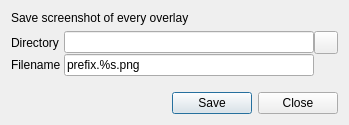
<?xml version="1.0" encoding="UTF-8"?>
<ui version="4.0">
 <class>DialogScreenshotOverlay</class>
 <widget class="QDialog" name="DialogScreenshotOverlay">
  <property name="geometry">
   <rect>
    <x>0</x>
    <y>0</y>
    <width>483</width>
    <height>140</height>
   </rect>
  </property>
  <property name="minimumSize">
   <size>
    <width>400</width>
    <height>0</height>
   </size>
  </property>
  <property name="windowTitle">
   <string>Screenshot</string>
  </property>
  <layout class="QVBoxLayout" name="verticalLayout">
   <property name="sizeConstraint">
    <enum>QLayout::SetFixedSize</enum>
   </property>
   <item>
    <widget class="QLabel" name="label">
     <property name="text">
      <string>Save screenshot of every overlay</string>
     </property>
    </widget>
   </item>
   <item>
    <widget class="QWidget" name="widgetControls" native="true">
     <layout class="QVBoxLayout" name="verticalLayout_2">
      <property name="spacing">
       <number>0</number>
      </property>
      <property name="leftMargin">
       <number>0</number>
      </property>
      <property name="topMargin">
       <number>0</number>
      </property>
      <property name="rightMargin">
       <number>0</number>
      </property>
      <property name="bottomMargin">
       <number>0</number>
      </property>
      <item>
       <layout class="QGridLayout" name="gridLayout">
        <item row="0" column="0">
         <widget class="QLabel" name="label_2">
          <property name="text">
           <string>Directory</string>
          </property>
         </widget>
        </item>
        <item row="0" column="1">
         <widget class="QLineEdit" name="lineEditDirectory">
          <property name="minimumSize">
           <size>
            <width>250</width>
            <height>0</height>
           </size>
          </property>
         </widget>
        </item>
        <item row="0" column="2">
         <widget class="QToolButton" name="toolButtonOpen">
          <property name="text">
           <string/>
          </property>
          <property name="icon">
           <iconset resource="freeview.qrc">
            <normaloff>:/resource/icons/file_open_16.png</normaloff>:/resource/icons/file_open_16.png</iconset>
          </property>
         </widget>
        </item>
        <item row="1" column="0">
         <widget class="QLabel" name="label_3">
          <property name="text">
           <string>Filename </string>
          </property>
         </widget>
        </item>
        <item row="1" column="1">
         <widget class="QLineEdit" name="lineEditFilename">
          <property name="text">
           <string>prefix.%s.png</string>
          </property>
         </widget>
        </item>
       </layout>
      </item>
     </layout>
    </widget>
   </item>
   <item>
    <spacer name="verticalSpacer">
     <property name="orientation">
      <enum>Qt::Vertical</enum>
     </property>
     <property name="sizeType">
      <enum>QSizePolicy::Fixed</enum>
     </property>
     <property name="sizeHint" stdset="0">
      <size>
       <width>20</width>
       <height>10</height>
      </size>
     </property>
    </spacer>
   </item>
   <item>
    <layout class="QHBoxLayout" name="horizontalLayout">
     <item>
      <widget class="QLabel" name="labelProgress">
       <property name="text">
        <string/>
       </property>
      </widget>
     </item>
     <item>
      <spacer name="horizontalSpacer">
       <property name="orientation">
        <enum>Qt::Horizontal</enum>
       </property>
       <property name="sizeHint" stdset="0">
        <size>
         <width>40</width>
         <height>20</height>
        </size>
       </property>
      </spacer>
     </item>
     <item>
      <widget class="QPushButton" name="pushButtonSave">
       <property name="text">
        <string>Save</string>
       </property>
      </widget>
     </item>
     <item>
      <widget class="QPushButton" name="pushButtonCancel">
       <property name="text">
        <string>Close</string>
       </property>
      </widget>
     </item>
    </layout>
   </item>
  </layout>
 </widget>
 <resources>
  <include location="freeview.qrc"/>
 </resources>
 <connections>
  <connection>
   <sender>pushButtonCancel</sender>
   <signal>clicked()</signal>
   <receiver>DialogScreenshotOverlay</receiver>
   <slot>close()</slot>
   <hints>
    <hint type="sourcelabel">
     <x>366</x>
     <y>118</y>
    </hint>
    <hint type="destinationlabel">
     <x>365</x>
     <y>176</y>
    </hint>
   </hints>
  </connection>
 </connections>
</ui>
